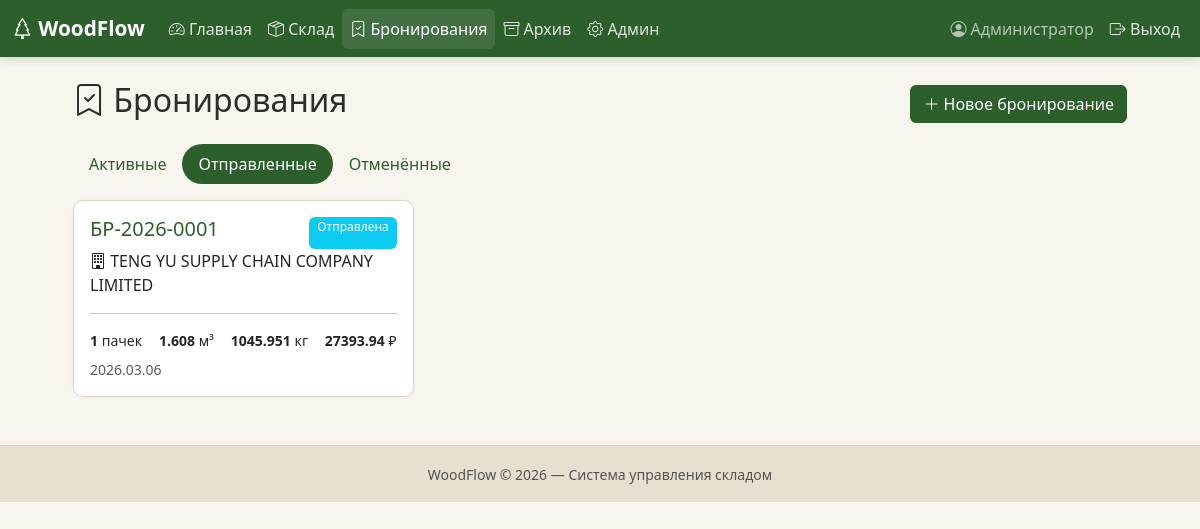
The page /bookings?status=отправлена (signed in) on the database as committed earlier.
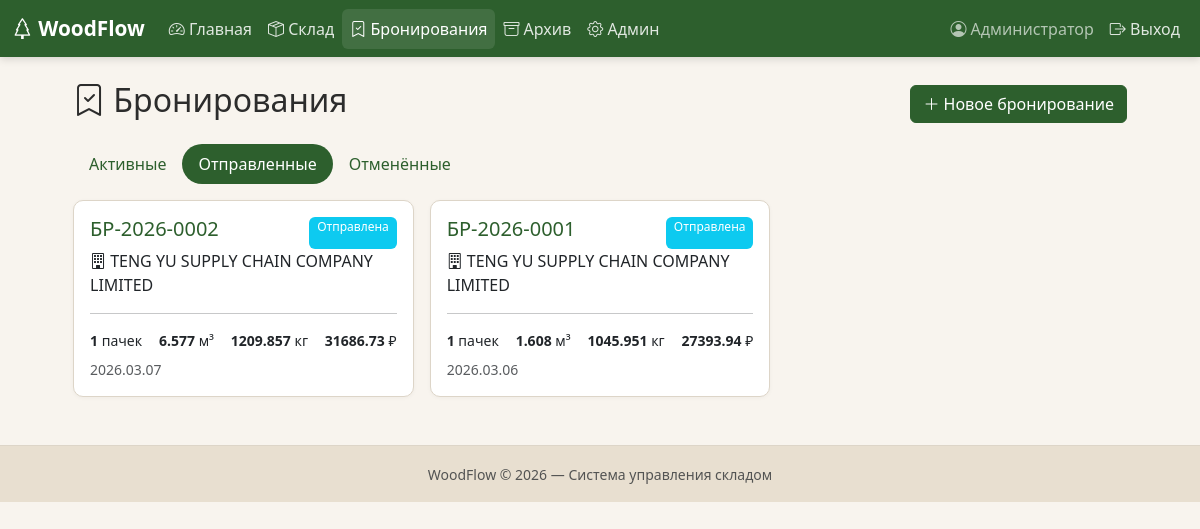
The same page on the database as committed later.
### models.py (models this page shows)
class Booking(db.Model):
    __tablename__ = "bookings"
    id = db.Column(db.Integer, primary_key=True)
    number = db.Column(db.String(50), unique=True, nullable=False)
    company_name = db.Column(db.String(100), nullable=False)
    adres = db.Column(db.String(250), default="")
    status = db.Column(db.String(20), default="активная")      # активная / отправлена / отменена
    notes = db.Column(db.Text, default="")
    created_at = db.Column(db.DateTime, default=lambda: datetime.now(ZoneInfo("Europe/Moscow")))
    created_by = db.Column(db.Integer, db.ForeignKey("users.id"))
    price_per_m3 = db.Column(db.Float, default=0)  # руб
    contract = db.Column(db.String(50), default="")
    packs = db.relationship("WoodPack", backref="booking", lazy=True)
    shipment = db.relationship("Shipment", backref="booking", uselist=False)
    total_volume_nominal_for_pok = db.Column(db.Float, default=0, nullable=True)
    total_volume_fact_for_pok = db.Column(db.Float, default=0, nullable=True)
    total_volume_nominal_for_tam = db.Column(db.Float, default=0, nullable=True)
    total_volume_fact_for_tam = db.Column(db.Float, default=0, nullable=True)
    total_weight_nominal_for_pok = db.Column(db.Float, default=0, nullable=True)
    total_weight_fact_for_pok = db.Column(db.Float, default=0, nullable=True)
    total_weight_nominal_for_tam = db.Column(db.Float, default=0, nullable=True)
    total_weight_fact_for_tam = db.Column(db.Float, default=0, nullable=True)
    total_price = db.Column(db.Float, default=0, nullable=True)
    pack_count = db.Column(db.Integer, default=0, nullable=True)

### app.py (the view)
@app.route("/bookings")
@login_required
def bookings():
    status_filter = request.args.get("status", "активная")
    q = Booking.query
    if status_filter:
        q = q.filter(Booking.status == status_filter)
    booking_list = q.order_by(Booking.created_at.desc()).all()
    return render_template(
        "bookings.html", bookings=booking_list, status_filter=status_filter
    )

### app.py (called while the page is built)
@login_manager.user_loader
def load_user(user_id):
    return db.session.get(User, int(user_id))

### models.py (called while the page is built)
    @property
    def is_active(self):
        return self.is_active_user

### templates/bookings.html (shortened to what this page needs)
{% extends "base.html" %}
{% block content %}
<div class="row justify-content-center">
<div class="col-lg-11">
    <div class="d-flex justify-content-between align-items-center mb-3">
        <h2><i class="bi bi-bookmark-check"></i> Бронирования</h2>
        <a href="{{ url_for('create_booking') }}" class="btn btn-wf-green">
            <i class="bi bi-plus-lg"></i> Новое бронирование
        </a>
    </div>
    <ul class="nav nav-pills mb-3">
        <li class="nav-item">
            <a class="nav-link {{ 'active' if status_filter == 'активная' }}"
               href="?status=активная">Активные</a>
        </li>
        <li class="nav-item">
            <a class="nav-link {{ 'active' if status_filter == 'отправлена' }}"
               href="?status=отправлена">Отправленные</a>
        </li>
        <li class="nav-item">
            <a class="nav-link {{ 'active' if status_filter == 'отменена' }}"
               href="?status=отменена">Отменённые</a>
        </li>
    </ul>
    <div class="row g-3">
        {% for b in bookings %}
        <div class="col-md-6 col-xl-4">
            <div class="card wf-card h-100 cursor-pointer"
                 onclick="location.href='{{ url_for('booking_detail', booking_id=b.id) }}'">
                <div class="card-body">
                    <div class="d-flex justify-content-between">
                        <h5 class="card-title text-wf-green">{{ b.number }}</h5>
                        {% if b.status == 'активная' %}
                        <span class="badge bg-success">Активная</span>
                        {% elif b.status == 'отправлена' %}
                        <span class="badge bg-info">Отправлена</span>
                        {% else %}
                        <span class="badge bg-secondary">Отменена</span>
                        {% endif %}
                    </div>
                    <p class="mb-1">
                        <i class="bi bi-building"></i>
                        {{ b.company_name or '—' }}
                    </p>
                    <hr>
                    <div class="d-flex justify-content-between small">
                        <span><b>{{ b.pack_count }}</b> пачек</span>
                        <span><b>{{ b.total_volume_fact_for_pok | round(3)}}</b> м³</span>
                        <span><b>{{ b.total_weight_nominal_for_tam | round(3)}}</b> кг</span>
                        <span>
                            <b>{{ b.total_price | round(2) }}</b> ₽
                        </span>
                    </div>
                    <div class="text-muted small mt-2">
                        {{ b.created_at.strftime('%Y.%m.%d') }}
                    </div>
                </div>
            </div>
        </div>
        {% else %}
        <div class="col-12 text-center text-muted py-5">
            <p>Нет бронирований</p>
        </div>
        {% endfor %}
    </div>
</div>
</div>
{% endblock %}

Rows that differ between the two databases and show on the page:
added Booking: number "БР-2026-0002", status "Отправлена", company_name "TENG YU SUPPLY CHAIN COMPANY LIMITED", pack_count "1", total_volume_fact_for_pok "6.577", total_weight_nominal_for_tam "1209.857", total_price "31686.73", created_at "2026.03.07"
